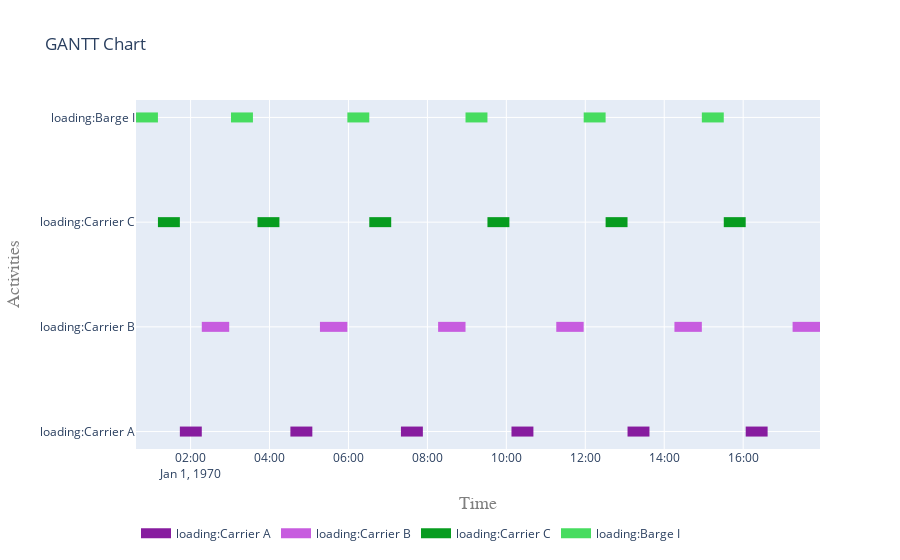

The notebook cell this image was saved under:
### Code cell
# Plot only activities whose namespace (first letters) matches load*: 1 activty_type

flat = pd.DataFrame(flatten(activities))
loading = list(flat[flat['ActivityName'].str.startswith('loading')]['activity'].values)
fig = get_gantt_chart(loading)

### Figure 1 — Plotly figure (JSON) as saved in the notebook; plotly's stock layout.template omitted (floating-point values rounded to 4 significant figures)
{"data": [{"connectgaps": false, "hoverinfo": "y+name", "line": {"color": "rgb(135,28,159)", "width": 10}, "mode": "lines", "name": "loading:Carrier A", "type": "scatter", "x": ["1970-01-01T01:43:42", "1970-01-01T01:43:42", "1970-01-01T02:17:02", "1970-01-01T02:17:02", "1970-01-01T02:17:02", "1970-01-01T04:31:44", "1970-01-01T04:31:44", "1970-01-01T05:05:04", "1970-01-01T05:05:04", "1970-01-01T05:05:04", "1970-01-01T07:19:46", "1970-01-01T07:19:46", "1970-01-01T07:53:06", "1970-01-01T07:53:06", "1970-01-01T07:53:06", "1970-01-01T10:07:48", "1970-01-01T10:07:48", "1970-01-01T10:41:08", "1970-01-01T10:41:08", "1970-01-01T10:41:08", "1970-01-01T13:04:13", "1970-01-01T13:04:13", "1970-01-01T13:37:33", "1970-01-01T13:37:33", "1970-01-01T13:37:33", "1970-01-01T16:03:50", "1970-01-01T16:03:50", "1970-01-01T16:37:10", "1970-01-01T16:37:10", "1970-01-01T16:37:10"], "y": ["loading:Carrier A", "loading:Carrier A", "loading:Carrier A", "loading:Carrier A", null, "loading:Carrier A", "loading:Carrier A", "loading:Carrier A", "loading:Carrier A", null, "loading:Carrier A", "loading:Carrier A", "loading:Carrier A", "loading:Carrier A", null, "loading:Carrier A", "loading:Carrier A", "loading:Carrier A", "loading:Carrier A", null, "loading:Carrier A", "loading:Carrier A", "loading:Carrier A", "loading:Carrier A", null, "loading:Carrier A", "loading:Carrier A", "loading:Carrier A", "loading:Carrier A", null]}, {"connectgaps": false, "hoverinfo": "y+name", "line": {"color": "rgb(199,92,223)", "width": 10}, "mode": "lines", "name": "loading:Carrier B", "type": "scatter", "x": ["1970-01-01T02:17:02", "1970-01-01T02:17:02", "1970-01-01T02:58:42", "1970-01-01T02:58:42", "1970-01-01T02:58:42", "1970-01-01T05:16:39", "1970-01-01T05:16:39", "1970-01-01T05:58:19", "1970-01-01T05:58:19", "1970-01-01T05:58:19", "1970-01-01T08:16:16", "1970-01-01T08:16:16", "1970-01-01T08:57:56", "1970-01-01T08:57:56", "1970-01-01T08:57:56", "1970-01-01T11:15:53", "1970-01-01T11:15:53", "1970-01-01T11:57:33", "1970-01-01T11:57:33", "1970-01-01T11:57:33", "1970-01-01T14:15:30", "1970-01-01T14:15:30", "1970-01-01T14:57:10", "1970-01-01T14:57:10", "1970-01-01T14:57:10", "1970-01-01T17:15:07", "1970-01-01T17:15:07", "1970-01-01T17:56:47", "1970-01-01T17:56:47", "1970-01-01T17:56:47"], "y": ["loading:Carrier B", "loading:Carrier B", "loading:Carrier B", "loading:Carrier B", null, "loading:Carrier B", "loading:Carrier B", "loading:Carrier B", "loading:Carrier B", null, "loading:Carrier B", "loading:Carrier B", "loading:Carrier B", "loading:Carrier B", null, "loading:Carrier B", "loading:Carrier B", "loading:Carrier B", "loading:Carrier B", null, "loading:Carrier B", "loading:Carrier B", "loading:Carrier B", "loading:Carrier B", null, "loading:Carrier B", "loading:Carrier B", "loading:Carrier B", "loading:Carrier B", null]}, {"connectgaps": false, "hoverinfo": "y+name", "line": {"color": "rgb(7,156,31)", "width": 10}, "mode": "lines", "name": "loading:Carrier C", "type": "scatter", "x": ["1970-01-01T01:10:22", "1970-01-01T01:10:22", "1970-01-01T01:43:42", "1970-01-01T01:43:42", "1970-01-01T01:43:42", "1970-01-01T03:41:42", "1970-01-01T03:41:42", "1970-01-01T04:15:02", "1970-01-01T04:15:02", "1970-01-01T04:15:02", "1970-01-01T06:31:39", "1970-01-01T06:31:39", "1970-01-01T07:04:59", "1970-01-01T07:04:59", "1970-01-01T07:04:59", "1970-01-01T09:31:16", "1970-01-01T09:31:16", "1970-01-01T10:04:36", "1970-01-01T10:04:36", "1970-01-01T10:04:36", "1970-01-01T12:30:53", "1970-01-01T12:30:53", "1970-01-01T13:04:13", "1970-01-01T13:04:13", "1970-01-01T13:04:13", "1970-01-01T15:30:30", "1970-01-01T15:30:30", "1970-01-01T16:03:50", "1970-01-01T16:03:50", "1970-01-01T16:03:50"], "y": ["loading:Carrier C", "loading:Carrier C", "loading:Carrier C", "loading:Carrier C", null, "loading:Carrier C", "loading:Carrier C", "loading:Carrier C", "loading:Carrier C", null, "loading:Carrier C", "loading:Carrier C", "loading:Carrier C", "loading:Carrier C", null, "loading:Carrier C", "loading:Carrier C", "loading:Carrier C", "loading:Carrier C", null, "loading:Carrier C", "loading:Carrier C", "loading:Carrier C", "loading:Carrier C", null, "loading:Carrier C", "loading:Carrier C", "loading:Carrier C", "loading:Carrier C", null]}, {"connectgaps": false, "hoverinfo": "y+name", "line": {"color": "rgb(71,220,95)", "width": 10}, "mode": "lines", "name": "loading:Barge I", "type": "scatter", "x": ["1970-01-01T00:37:02", "1970-01-01T00:37:02", "1970-01-01T01:10:22", "1970-01-01T01:10:22", "1970-01-01T01:10:22", "1970-01-01T03:01:28", "1970-01-01T03:01:28", "1970-01-01T03:34:48", "1970-01-01T03:34:48", "1970-01-01T03:34:48", "1970-01-01T05:58:19", "1970-01-01T05:58:19", "1970-01-01T06:31:39", "1970-01-01T06:31:39", "1970-01-01T06:31:39", "1970-01-01T08:57:56", "1970-01-01T08:57:56", "1970-01-01T09:31:16", "1970-01-01T09:31:16", "1970-01-01T09:31:16", "1970-01-01T11:57:33", "1970-01-01T11:57:33", "1970-01-01T12:30:53", "1970-01-01T12:30:53", "1970-01-01T12:30:53", "1970-01-01T14:57:10", "1970-01-01T14:57:10", "1970-01-01T15:30:30", "1970-01-01T15:30:30", "1970-01-01T15:30:30"], "y": ["loading:Barge I", "loading:Barge I", "loading:Barge I", "loading:Barge I", null, "loading:Barge I", "loading:Barge I", "loading:Barge I", "loading:Barge I", null, "loading:Barge I", "loading:Barge I", "loading:Barge I", "loading:Barge I", null, "loading:Barge I", "loading:Barge I", "loading:Barge I", "loading:Barge I", null, "loading:Barge I", "loading:Barge I", "loading:Barge I", "loading:Barge I", null, "loading:Barge I", "loading:Barge I", "loading:Barge I", "loading:Barge I", null]}], "layout": {"hovermode": "closest", "legend": {"orientation": "h", "x": 0, "y": -0.2}, "title": {"text": "GANTT Chart"}, "xaxis": {"range": ["1970-01-01T00:37:02", "1970-01-01T17:56:47"], "title": {"font": {"color": "#7f7f7f", "family": "Courier New, monospace", "size": 18}, "text": "Time"}}, "yaxis": {"title": {"font": {"color": "#7f7f7f", "family": "Courier New, monospace", "size": 18}, "text": "Activities"}}}}
